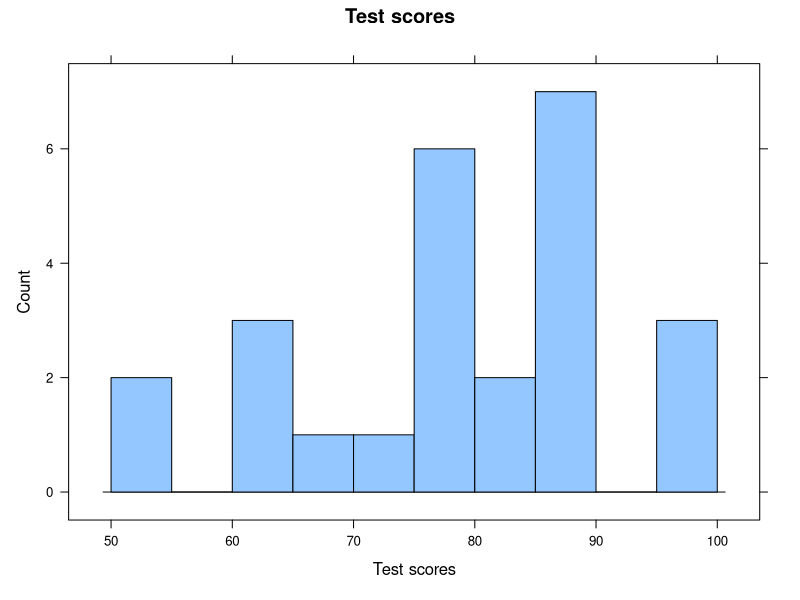
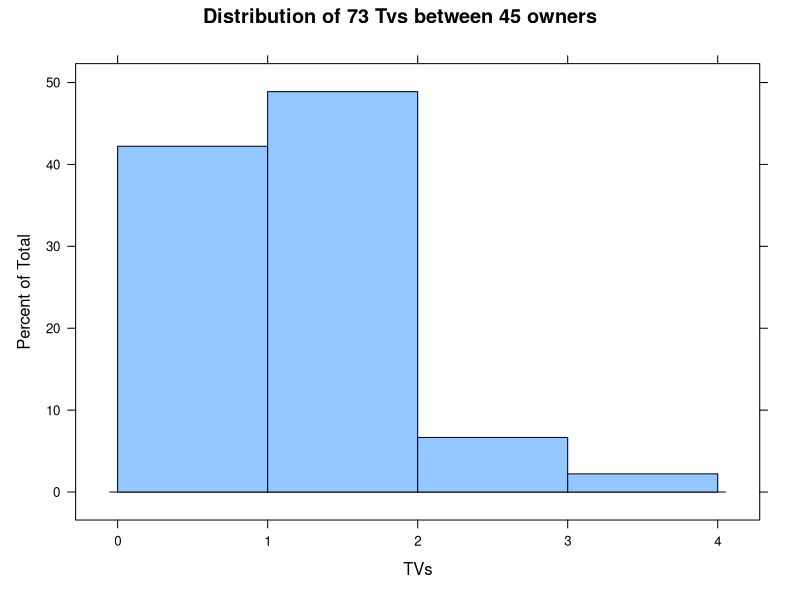
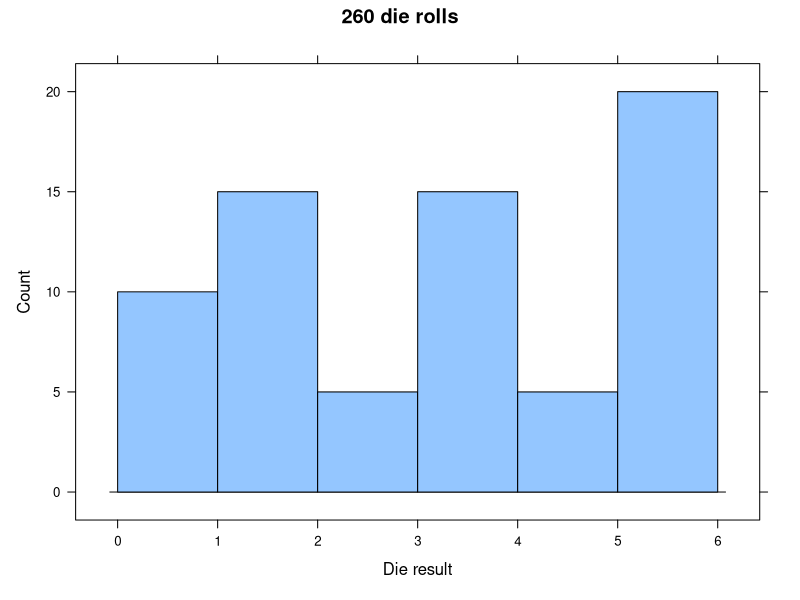
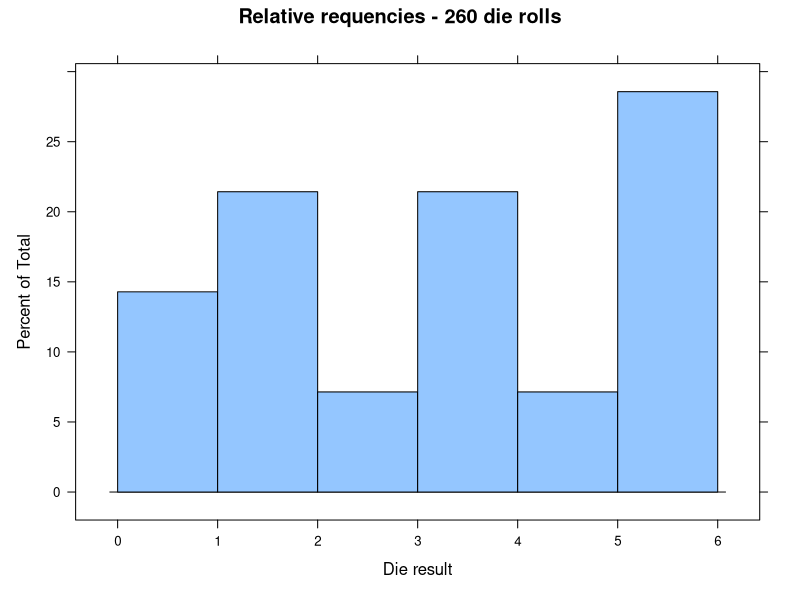

Reproduce these figures in R, in order. (Note: this script raises an error after producing the figures.)
## ---- chunk 1
knitr::opts_chunk$set(cache=TRUE, warning=FALSE, message=FALSE, fig.width=12)
## ---- chunk 2
library(lattice)
library(knitr)
library(xtable)
## ---- chunk 3
e2 <- c(72, 79, 81, 80, 63, 62, 89, 90, 50, 78, 87, 97, 55, 69, 97, 87, 88, 99, 76, 78, 65, 77, 88, 90, 81)
## ---- chunk 4
histogram(~e2,
          type = "count",
          xlab = "Test scores",
          main = "Test scores",
          breaks = seq(from = 50, to = 100, by = 5))
max(e2)
## ---- chunk 5
e3 <- data.frame(tv = rep(c(0, 1, 2, 3, 4), c(2, 17, 22, 3, 1)))
sum(e3$tv)
## ---- chunk 6
histogram(~e3,
          xlab = "TVs",
          main = "Distribution of 73 Tvs between 45 owners",
          breaks = seq(from = 0, to = 4, by = 1))
## ---- chunk 7
e4 <- data.frame(n = rep(c(1, 2, 3, 4, 5, 6), c(10, 15, 5, 15, 5, 20)))
histogram(~n, data = e4,
          type = "count",
          main = "260 die rolls",
          xlab = "Die result",
          breaks = seq(from = 0, to = 6, by = 1))
## ---- chunk 8
histogram(~n, data = e4,
          main = "Relative requencies - 260 die rolls",
          xlab = "Die result",
          breaks = seq(from = 0, to = 6, by = 1))
## ---- chunk 9
e5 <- data.frame(withdraw = rep(c(100, 150, 200, 250, 300, 350, 400, 450, 500), c(14, 23, 23, 4, 2, 0, 2, 0, 2)))
barchart(e5,
          main = "Withdrawals",
          type = "count",
          horizontal = FALSE,
          xlab = "Withdrawals",
          breaks = seq(from = 100, to = 500, by = 50))
## ---- chunk 10
e6 <- data.frame(lngth = rep(seq(from = 99.2, to = 100.6, by = 0.1), c(1, 0, 2, 1, 2, 2, 8, 7, 10, 10, 6, 7, 2, 1, 4)))

histogram(~lngth, data = e6,
          breaks = seq(from = 99.2, to = 100.6, by = 0.1),
          type = "count",
          main = "Rods length",
          xlab = "Rods")
## ---- chunk 11
kable(summary(e6), format = "markdown", align = "c", row.names = TRUE)
## ---- chunk 12
e7 <- data.frame(expense = rep(seq(100, 800, 50), c(2, 0, 5, 9, 12, 27, 60, 65, 70, 50, 32, 18, 7, 2, 3)))

histogram(~expense, data = e7,
          type = "count",
          breaks = seq(50, 800, 50),
          main = "Histogram of fruits",
          xlab = "Fruits",
          ylab = "Frequency")

kable(summary(e7), format = "markdown", align = "c", row.names = TRUE)
## ---- chunk 13
e8 <- data.frame(percen = rep(seq(-40, 70, 10), c(2, 13, 4, 3, 15, 18, 10, 12, 10, 3, 3, 3)))
## ---- chunk 14
histogram(~percen, data = e8,
          breaks = seq(-50, 70, 10),
          xlab = "Percent returnon stocks in group A",
          ylab = "Percentage of stocks")
## ---- chunk 15
e9 <- data.frame(income = rep(seq(50000, 100000, 10000), c(5, 3, 1, 2, 1, 1)))
## ---- chunk 16
barchart(e9,                      
         horizontal = FALSE,
         main = "Income")
## ---- chunk 17
library(knitr)
kable(summary(e9))
## ---- chunk 18
median(e9$income)
## ---- chunk 19
e10a <- data.frame(stuff = rep(seq(10, 100, 10), c(5, 10, 20, 30, 35, 35, 30, 20, 10, 5)))
## ---- chunk 20
plot_1 <- barchart(e10a,
         horizontal = FALSE,
         ylim = 0:40,
         main = "First histogram",
         scales = list(y = list(at = seq(0, 40, 10))))
        
## ---- chunk 21
e10b <- data.frame(stuff = rep(seq(10, 100, 10), 20))
## ---- chunk 22
plot_2 <- barchart(e10b, 
         ylim = 0:40,
         horizontal = FALSE,
         main = "Second histogram",
         scales = list(y = list(at = seq(0, 40, 10))))

print(plot_1, position=c(0, .5, 1, 1), more=TRUE)
print(plot_2, position=c(0, 0, 1, .5))
## ---- chunk 23
e11 <- data.frame(freq = rep(seq(1, 6, 1), c(53, 46, 42, 65, 47, 44)))
nrow(e11)
plot_e11a <- barchart(e11,
                horizontal = FALSE,
                main = "Plot 1. Die results frequencies")
## ---- chunk 24
plot_e11c <- 
        densityplot(e11$freq,
                    type = "frequency",
                    main = "Plot 2. Suspect vs fair die (red) probability density",
                    panel = function(x, ...){
                            tab <- table(x)
                            panel.barchart(names(tab), tab/length(x),                                                 horizontal = FALSE)
                            panel.densityplot(x,  plot.points = FALSE)
                            panel.mathdensity(dmath = dnorm, col = "red",
                                              args = list(mean = 3.5), sd = 
                                                      1.71)},
                    ylim = c(0, 0.5))

print(plot_e11a, position=c(0, .5, 1, 1), more=TRUE)
print(plot_e11c, position=c(0, 0, 1, .5))
## ---- chunk 25
set.seed(1234)
x <- abs(rep(rnorm(13, seq(5, 125, 10), 5), c(24, 43, 25, 18, 14, 12, 10, 12, 14, 18, 16, 14, 10)))

hist_e12a <- histogram(x,
          type = "count",
          main = "Plot 1",
          breaks = 13,
          xlab = "Telephone bill (€)",
          ylim = 0:140)
## ---- chunk 26
hist_e12b <- histogram(x,
          type = "count",
          main = "Plot 2",
          breaks = 13,
          xlab = "Telephone bill (€)",
          ylim = 0:50)

print(hist_e12a, position=c(0, .5, 1, 1), more=TRUE)
print(hist_e12b, position=c(0, 0, 1, .5))
## ---- chunk 27
set.seed(1234)
e13 <- data.frame(sales = rnorm(60, 650, 50), day = 1:60)

xyplot(sales ~ day, data = e13,
       type = c("l", "p", "r"),
       abline = list(mean(e13$sales), col = "red", lty = 2))
